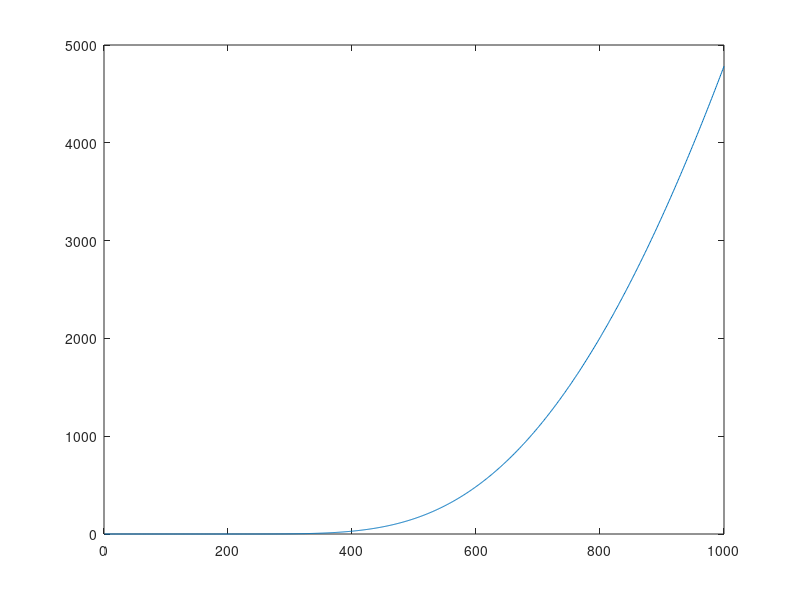

MATLAB code to generate this figure:
lambda1 = 4.0e-6; % lower limit of the wavelength
lambda2 = 4.5e-6; % upper limit of the wavelength

n = 100; % number of terms in the approximation of the integral

c = 2.998e8;  % speed of light [m/s]
h = 6.626e-34; % Planck's constant [Js]
k = 1.381e-23; % Boltzmann's constant [J/K]

Trange = 1:1000;

Intensity = zeros(size(Trange));
delta_lambda = (lambda2 - lambda1) / n;

for p=1:length(Trange),
  T = Trange(p);
  I = 0;
  for lambda=lambda1:delta_lambda:lambda2,
    I = I + 2*pi*h*c^2/(lambda^5*(exp(h*c/(lambda*k*T))-1)) * delta_lambda;
  end
  Intensity(p) = I;
end

figure(1);clf
plot(Trange,Intensity);
